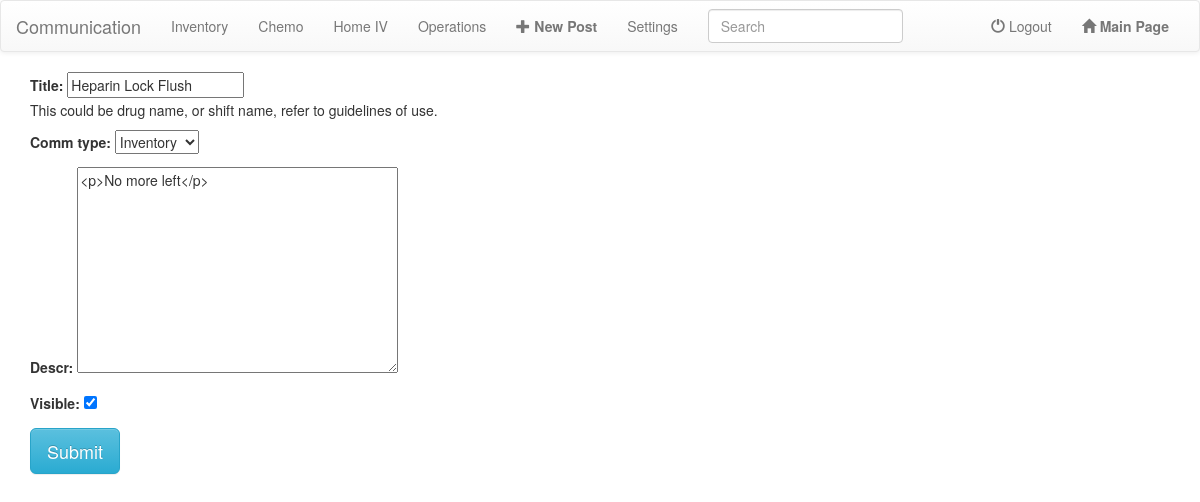
The app's page /staffcom/detail/23/update (signed in), older data.
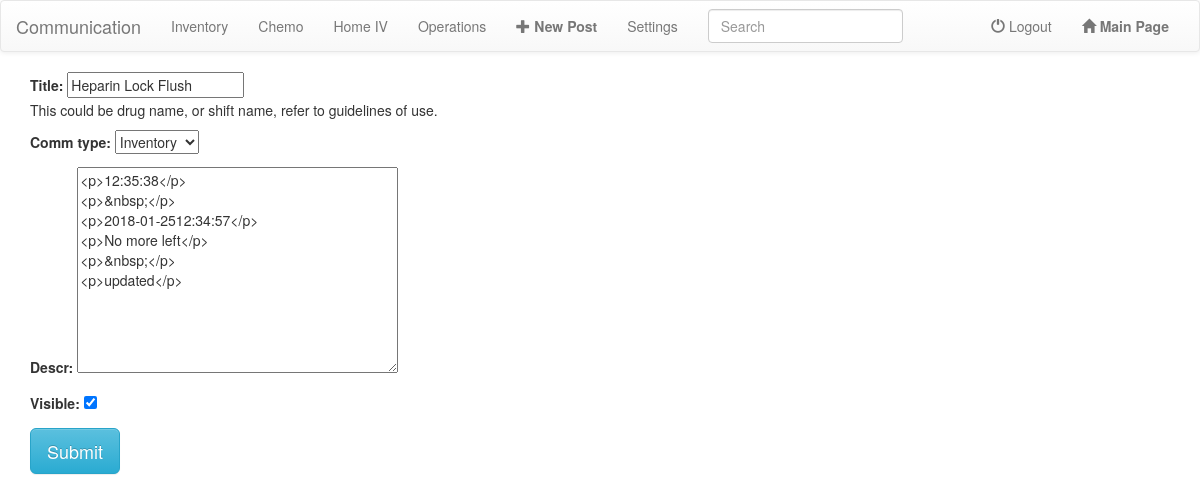
The same page, newer data.
### staffcom/models.py (models this page shows, shortened)
class Comm_Item(models.Model):
	comm_types = [('Inventory','Inventory'),('Chemo','Chemo'),('Operation', 'Operation'), ('HomeIV','HOMEIV'),]
	title = models.CharField(max_length = 200, unique = True, help_text = "<br/>This could be drug name, or shift name, refer to guidelines of use.")
	comm_type = models.CharField(max_length=10, choices=comm_types, default = 'OPS')
	descr = HTMLField()
	date = models.DateField(auto_now=True)
	visible = models.BooleanField(default=True)
	created_by = models.ForeignKey(User, default = "", null=True, blank=True)

### staffcom/views.py (the view, shortened to what this page needs)
# urls.py: url(r'^detail/(?P<pk>\d+)/update$', staff_view.UpdatePostView.as_view(), name='update_communication'),
class UpdatePostView(LoginRequiredMixin, UpdateView):
	model = Comm_Item
	fields = ['title', 'comm_type', 'descr', 'visible']
	template_name = 'staffcom/update_post.html'

### staffcom/templates/staffcom/update_post.html (shortened to what this page needs)
{% extends 'staffcom/mainpage.html' %}
{% block content %}
<div class='container'>
	<form action="" method="POST">
	{{ form.as_p }}
	<input class ="btn btn-info btn-lg" type="submit" value="Submit"/>
</div>
{% endblock %}

Row changes from the older to the newer data that the page shows:
changed Comm_Item "Heparin Lock Flush": descr "<p>No more left</p>" → "<p>12:35:38</p> <p>&nbsp;</p> <p>2018-01-2512:34:57</p> <p>No more left</p> <p>&nbsp;</p> <p>updated</p>"
